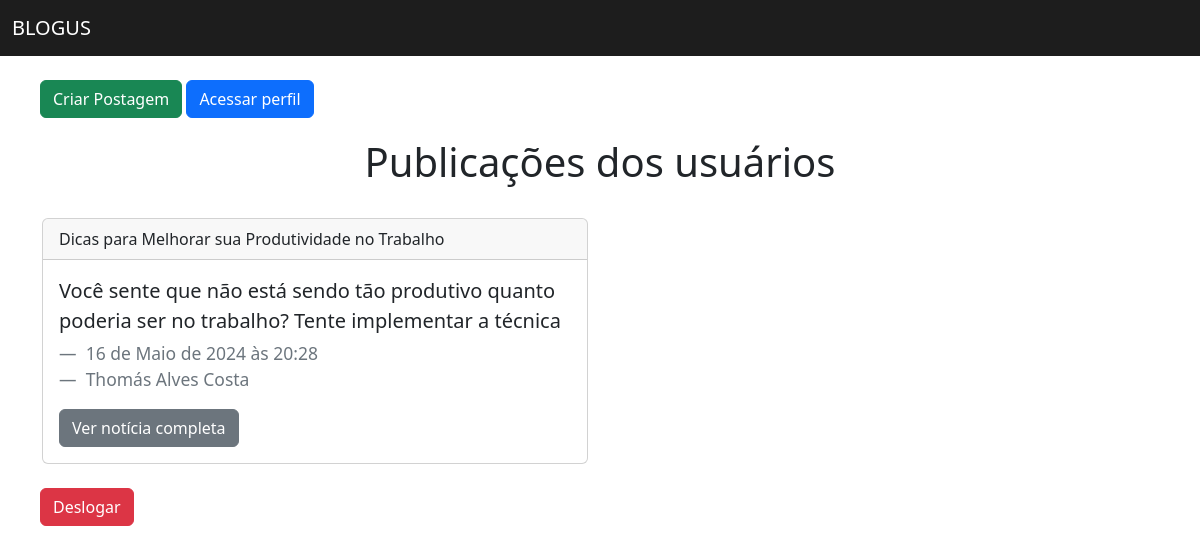
/index/home/Thomás Alves Costa/ (signed in), run on the app's committed database.
### Pagina_Principal/models.py (models this page shows)
class Postagem(models.Model):
    titulo = models.CharField(max_length=50)
    conteudo = models.TextField()
    autor = models.ForeignKey(Info_User, on_delete=models.CASCADE)
    data_criacao = models.DateTimeField(auto_now_add=True)

### Usuario/models.py (models this page shows)
class Info_User(AbstractUser):
    nickname = models.CharField(max_length=20)
    nascimento = models.DateField(null=True, blank=True)
    password = models.CharField(max_length=30)

### Pagina_Principal/views.py (the view)
# urls.py: 2. Add a URL to urlpatterns:  path('', views.home, name='home')
def home(request, username):
    usuario = Info_User.objects.get(username=username)
    todas_postagens = Postagem.objects.all()
    context = {'usuario': usuario, 'todas_postagens': todas_postagens}
    if request.user.is_authenticated:
        return render(request, 'home.html', context)
    else:
        return render(request, 'login.html')

### Pagina_Principal/templates/home.html (shortened to what this page needs)
{% extends 'base.html' %}
{% block conteudo %}
<body>
    <br>
    <div style="position: relative; margin-bottom: 20px; margin-left: 40px;">
        <a href="{% url 'botao_post' %}" class="btn btn-success">Criar Postagem</a>
        <a href="{% url 'perfil' username=usuario.username %}" class="btn btn-primary">Acessar perfil</a>
    </div>
    <div style="text-align: center">
        <h1>Publicações dos usuários</h1>
    </div>
    <br>
    <table>
        <div class="container">
            <div class="row">
                {% for post in todas_postagens %}
                <br>
                <div class="col-md-6">
                    <div class="card">
                        <div class="card-header">
                            {{ post.titulo }}
                        </div>
                        <div class="card-body">
                            <blockquote class="blockquote mb-0">
                                <p class="card-text"
                                    style="max-height: 3.2em; overflow: hidden; text-overflow: ellipsis;">
                                    {{ post.conteudo }} </p>
                                <footer class="blockquote-footer"> {{ post.data_criacao }}
                                </footer>
                                <footer class="blockquote-footer"> {{post.autor}}
                                </footer>
                                <a href="{% url 'noticia_completa' post.id %}" class="btn btn-secondary">Ver notícia
                                    completa</a>
                            </blockquote>
                        </div>
                    </div>
                    <br>
                </div>
                {% endfor %}
            </div>
        </div>
    </table>
</body>
<div style="position: relative; margin-bottom: 20px; margin-left: 40px;">
    <a href="{% url 'deslogar' %}" class="btn btn-danger">Deslogar</a>
</div>
</html>
{% endblock %}

### data on the page
Postagem: titulo "Dicas para Melhorar sua Produtividade no Trabalho", conteudo "Você sente que não está sendo tão produtivo quanto poderia ser no trabalho? Tente implementar a técnica…", data_criacao "16 de Maio de 2024 às 20:28", autor "Thomás Alves Costa"
